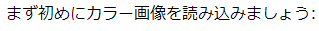
#> input picture ocn_cipher/sample.png, 319 x 31 px
$ python opencv.py
#> lines starting #> are read from the running program, lines starting #| are printed output that depends on the picture; after the words box and inside, x2 and y2 are one past the last pixel; in counts of white or black regions, pixels touching at a corner belong together
# -*- coding: utf-8 -*-

import cv2
import numpy as np
import matplotlib
matplotlib.use('Agg')
from matplotlib import pyplot as plt

img = cv2.imread('sample.png', 0)
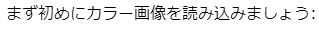
#> img: shape (31, 319); min 0, max 255, mean 232.4
ret, thresh1 = cv2.threshold(img, 127, 255, cv2.THRESH_BINARY)
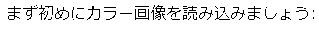
#> thresh1: shape (31, 319); 91% white; black in thin lines or dots, all inside (x1, y1, x2, y2) = (8, 5, 314, 20)
height, width = thresh1.shape
#> height = 31; width = 319
print(height,width)
#| 31 319


def get_black_part_indexs(img):
    res = []
    before_v = img[0]
#> before_v = 255
    temp = []
    for i,value in enumerate(img):
        if(value != before_v):
            temp.append(i)
            before_v = value
        if(len(temp) == 2):
            res.append(temp)
            temp = []
    return res

def get_black_part(img, img_1d):
    indexs = get_black_part_indexs(img_1d)
#> indexs = [[8, 21], [23, 38], [39, 53], [55, 69], [72, 74], [76, 84], [87, 100], [104, 116], [120, 132], [135, 149], [151, 166], [167, 181], [183, 197], [199, 213], [215, 230], [231, 245], [248, 261], [265, 277], [281, 291], [296, 308], [313, 314]]
    res = []
    for index in indexs:
        res.append(img[:, index[0]:index[1]])
    return res


def split(img):
    img_1d = img.T.min(axis = 1)
    return get_black_part(img, img_1d)


for i in split(thresh1):
    print(i)
#> this loop made 21 passes
#> (printed output is left out)
